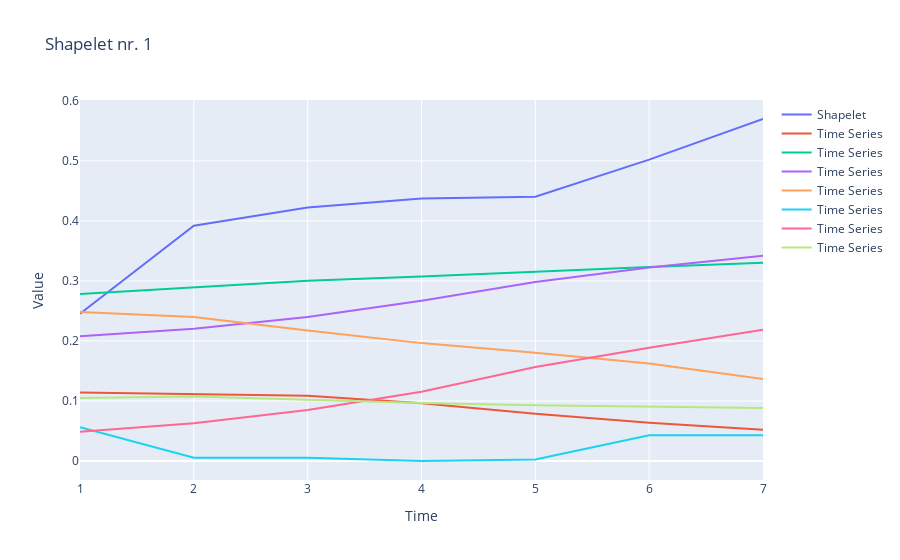

The notebook cell this image was saved under:
### Code cell
import plotly.express as px
import plotly.graph_objects as go

# px.line(x=list1,y=shp_clf.shapelets_as_time_series_[0][:,0])
# px.line(x=list1,y=X_train[0][8:15][:,0])
#combine both plotly plots
fig = go.Figure()
fig.add_trace(go.Scatter(x=list1, y=scaler.fit_transform(shp_clf.shapelets_as_time_series_[0]).reshape(7,39)[:,0],
                    mode='lines',
                    name='Shapelet'))
for i in range(0,7):
    fig.add_trace(go.Scatter(x=list1, y=X_train[i][shp_clf.locate(X_train)[i][0]:shp_clf.locate(X_train)[i][0]+7][:,0],
                        mode='lines',
                        name='Time Series'))
# fig.add_trace(go.Scatter(x=list1, y=X_train[0][8:15][:,0],
#                     mode='lines',
#                     name='Time Series1'))
# fig.add_trace(go.Scatter(x=list1, y=X_train[1][shp_clf.locate(X_train)[1][0]:shp_clf.locate(X_train)[1][0]+7][:,0],
#                     mode='lines',
#                     name='Time Serie2'))
#title
fig.update_layout(title='Shapelet nr. 1',
                     xaxis_title='Time',
                        yaxis_title='Value')
fig.show()

### Figure 1 — Plotly figure (JSON) as saved in the notebook; plotly's stock layout.template omitted (floating-point values rounded to 4 significant figures)
{"data": [{"mode": "lines", "name": "Shapelet", "type": "scatter", "x": [1, 2, 3, 4, 5, 6, 7], "y": [0.2452, 0.392, 0.4221, 0.4375, 0.4401, 0.5021, 0.5697]}, {"mode": "lines", "name": "Time Series", "type": "scatter", "x": [1, 2, 3, 4, 5, 6, 7], "y": [0.1139, 0.1111, 0.1085, 0.09629, 0.07885, 0.06387, 0.05193]}, {"mode": "lines", "name": "Time Series", "type": "scatter", "x": [1, 2, 3, 4, 5, 6, 7], "y": [0.2781, 0.2892, 0.3003, 0.3072, 0.3154, 0.323, 0.3303]}, {"mode": "lines", "name": "Time Series", "type": "scatter", "x": [1, 2, 3, 4, 5, 6, 7], "y": [0.2077, 0.2202, 0.24, 0.267, 0.298, 0.3224, 0.3418]}, {"mode": "lines", "name": "Time Series", "type": "scatter", "x": [1, 2, 3, 4, 5, 6, 7], "y": [0.2482, 0.2399, 0.2175, 0.1964, 0.1804, 0.1626, 0.1365]}, {"mode": "lines", "name": "Time Series", "type": "scatter", "x": [1, 2, 3, 4, 5, 6, 7], "y": [0.05641, 0.0053, 0.0053, 0, 0.002588, 0.04292, 0.04292]}, {"mode": "lines", "name": "Time Series", "type": "scatter", "x": [1, 2, 3, 4, 5, 6, 7], "y": [0.0486, 0.06284, 0.08484, 0.1153, 0.1567, 0.1887, 0.2186]}, {"mode": "lines", "name": "Time Series", "type": "scatter", "x": [1, 2, 3, 4, 5, 6, 7], "y": [0.1048, 0.1074, 0.1022, 0.09681, 0.09286, 0.09029, 0.08808]}], "layout": {"title": {"text": "Shapelet nr. 1"}, "xaxis": {"title": {"text": "Time"}}, "yaxis": {"title": {"text": "Value"}}}}
